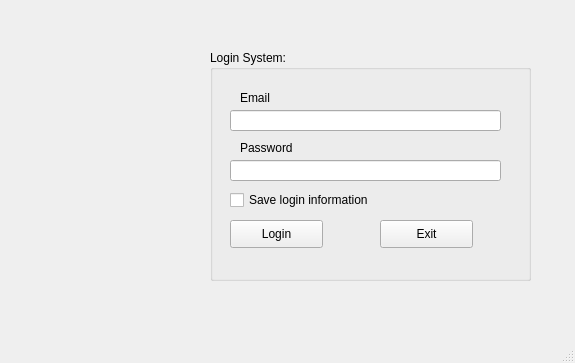
<?xml version="1.0" encoding="UTF-8"?>
<ui version="4.0">
 <class>MainWindow</class>
 <widget class="QMainWindow" name="MainWindow">
  <property name="geometry">
   <rect>
    <x>0</x>
    <y>0</y>
    <width>575</width>
    <height>363</height>
   </rect>
  </property>
  <property name="windowTitle">
   <string>MainWindow</string>
  </property>
  <widget class="QWidget" name="centralwidget">
   <widget class="QGroupBox" name="groupBox">
    <property name="geometry">
     <rect>
      <x>210</x>
      <y>50</y>
      <width>321</width>
      <height>231</height>
     </rect>
    </property>
    <property name="title">
     <string>Login System:</string>
    </property>
    <widget class="QLabel" name="label">
     <property name="geometry">
      <rect>
       <x>30</x>
       <y>40</y>
       <width>56</width>
       <height>16</height>
      </rect>
     </property>
     <property name="text">
      <string>Email</string>
     </property>
    </widget>
    <widget class="QLabel" name="label_2">
     <property name="geometry">
      <rect>
       <x>30</x>
       <y>90</y>
       <width>56</width>
       <height>16</height>
      </rect>
     </property>
     <property name="text">
      <string>Password</string>
     </property>
    </widget>
    <widget class="QLineEdit" name="lineEditEmail">
     <property name="geometry">
      <rect>
       <x>20</x>
       <y>60</y>
       <width>271</width>
       <height>21</height>
      </rect>
     </property>
     <property name="text">
      <string/>
     </property>
    </widget>
    <widget class="QLineEdit" name="lineEditPassword">
     <property name="geometry">
      <rect>
       <x>20</x>
       <y>110</y>
       <width>271</width>
       <height>21</height>
      </rect>
     </property>
     <property name="text">
      <string/>
     </property>
     <property name="echoMode">
      <enum>QLineEdit::Password</enum>
     </property>
    </widget>
    <widget class="QCheckBox" name="checkBoxSave">
     <property name="geometry">
      <rect>
       <x>20</x>
       <y>140</y>
       <width>171</width>
       <height>20</height>
      </rect>
     </property>
     <property name="text">
      <string>Save login information</string>
     </property>
    </widget>
    <widget class="QPushButton" name="pushButtonLogin">
     <property name="geometry">
      <rect>
       <x>20</x>
       <y>170</y>
       <width>93</width>
       <height>28</height>
      </rect>
     </property>
     <property name="text">
      <string>Login</string>
     </property>
     <property name="icon">
      <iconset>
       <normaloff>images/ic_login.png</normaloff>images/ic_login.png</iconset>
     </property>
    </widget>
    <widget class="QPushButton" name="pushButtoExit">
     <property name="geometry">
      <rect>
       <x>170</x>
       <y>170</y>
       <width>93</width>
       <height>28</height>
      </rect>
     </property>
     <property name="text">
      <string>Exit</string>
     </property>
     <property name="icon">
      <iconset>
       <normaloff>images/ic_exit.png</normaloff>images/ic_exit.png</iconset>
     </property>
    </widget>
   </widget>
   <widget class="QLabel" name="label_3">
    <property name="geometry">
     <rect>
      <x>20</x>
      <y>90</y>
      <width>171</width>
      <height>171</height>
     </rect>
    </property>
    <property name="text">
     <string/>
    </property>
    <property name="pixmap">
     <pixmap>images/ic_login_screen.png</pixmap>
    </property>
    <property name="scaledContents">
     <bool>true</bool>
    </property>
   </widget>
  </widget>
  <widget class="QMenuBar" name="menubar">
   <property name="geometry">
    <rect>
     <x>0</x>
     <y>0</y>
     <width>575</width>
     <height>18</height>
    </rect>
   </property>
  </widget>
  <widget class="QStatusBar" name="statusbar"/>
 </widget>
 <resources/>
 <connections>
  <connection>
   <sender>pushButtoExit</sender>
   <signal>clicked()</signal>
   <receiver>MainWindow</receiver>
   <slot>close()</slot>
   <hints>
    <hint type="sourcelabel">
     <x>426</x>
     <y>259</y>
    </hint>
    <hint type="destinationlabel">
     <x>287</x>
     <y>181</y>
    </hint>
   </hints>
  </connection>
 </connections>
</ui>
